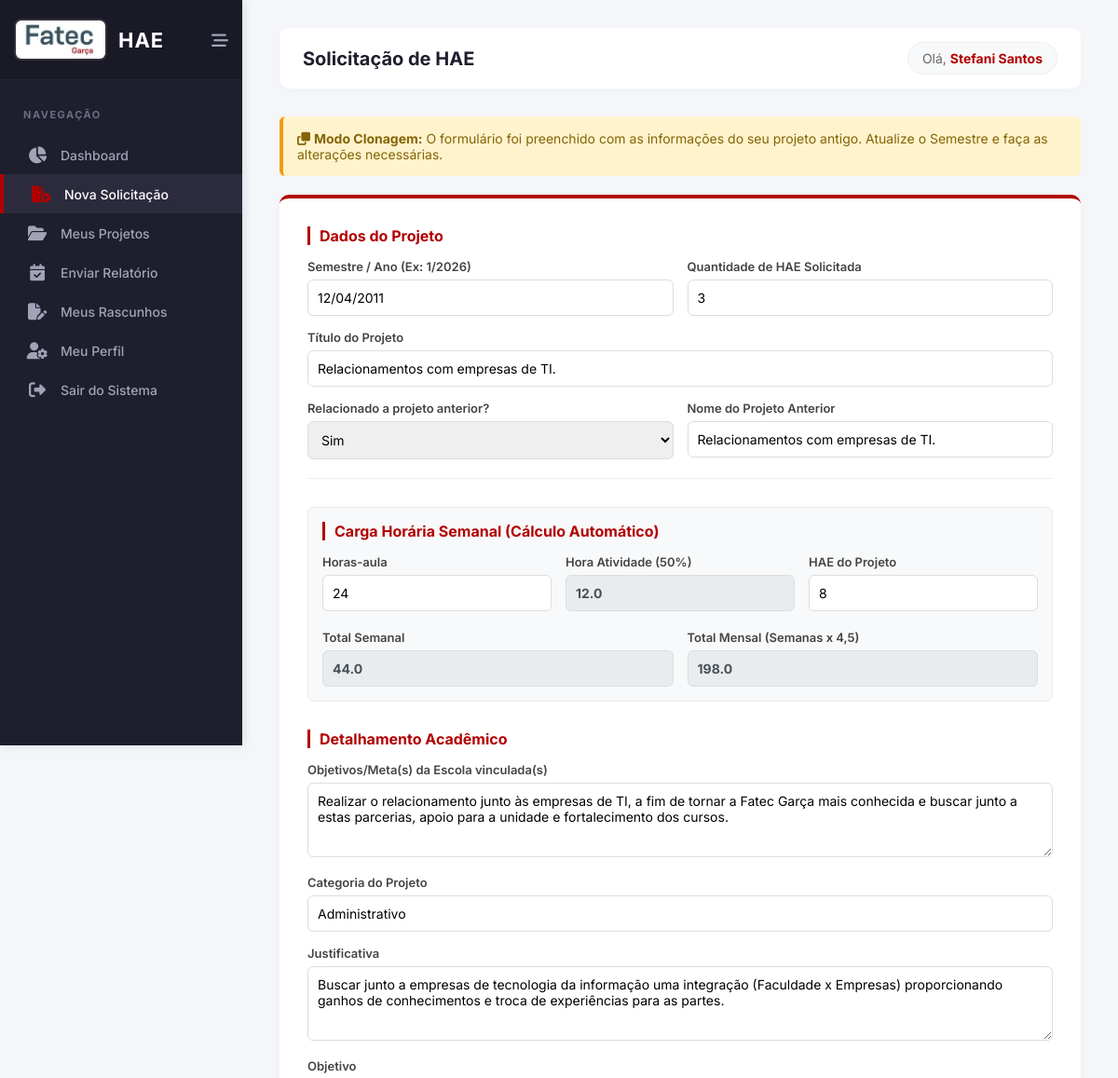
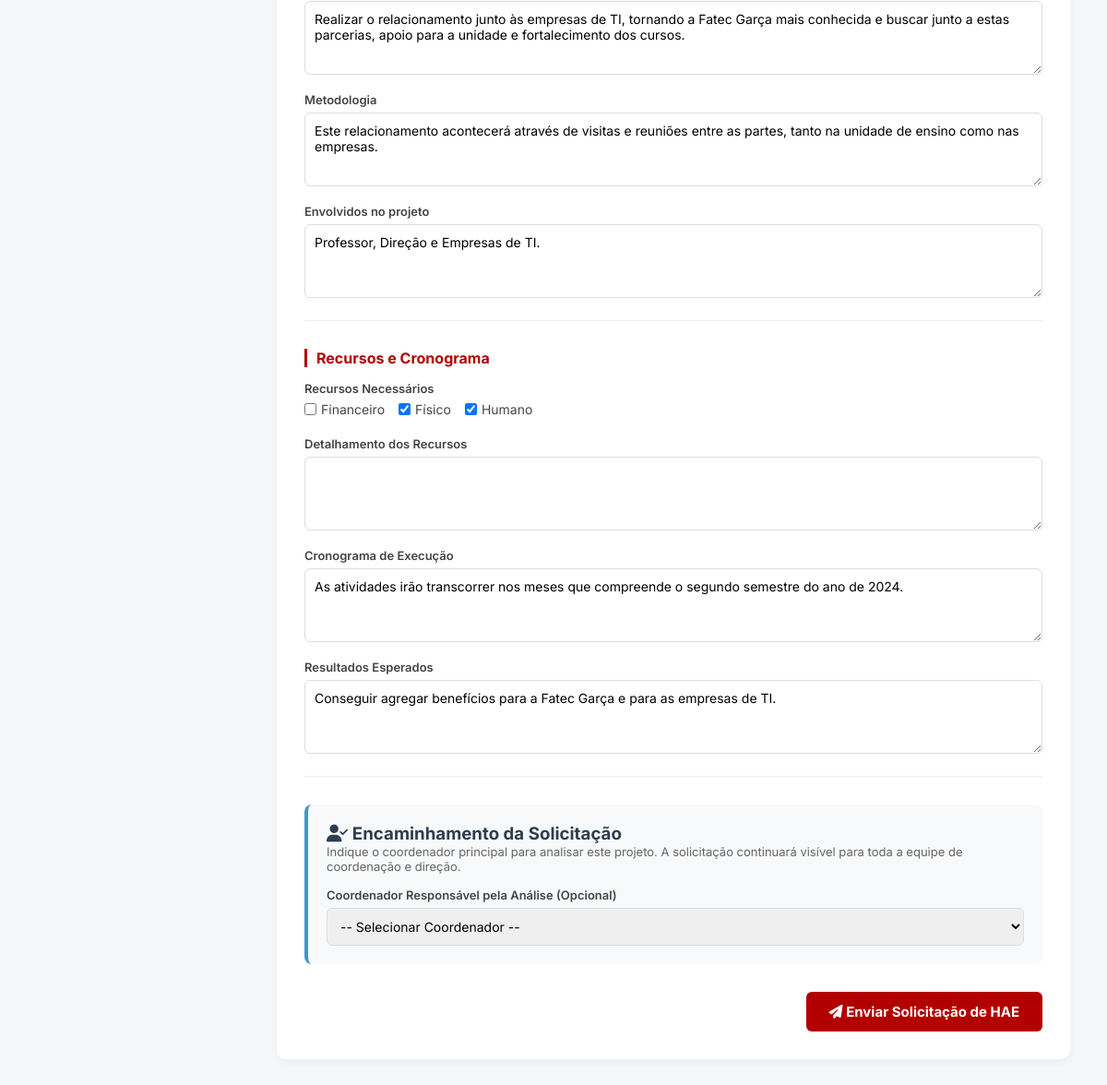
The app's page /nova_solicitacao.php?clone_id=1 (signed in) with its own data (2 pictures, top to bottom).
### tables this page shows
CREATE TABLE `solicitacoes_hae` (
  `id` int(11) NOT NULL,
  `professor_id` int(11) NOT NULL,
  `coordenador_alvo_id` int(11) DEFAULT NULL,
  `coordenador_indicado_id` int(11) DEFAULT NULL,
  `coordenador_id` int(11) DEFAULT NULL,
  `diretor_id` int(11) DEFAULT NULL,
  `parecer_coordenador` text DEFAULT NULL,
  `data_aprovacao_coordenador` date DEFAULT NULL,
  `data_parecer_coordenador` date DEFAULT NULL,
  `semestre` varchar(10) NOT NULL,
  `quantidade_horas` int(11) NOT NULL,
  `horas_aprovadas` int(11) DEFAULT NULL,
  `titulo_projeto` varchar(150) NOT NULL,
  `projeto_anterior` tinyint(1) DEFAULT 0,
  `nome_projeto_anterior` varchar(150) DEFAULT NULL,
  `objetivos_escola` text DEFAULT NULL,
  `horas_aula` int(11) NOT NULL,
  `horas_atividade` int(11) NOT NULL,
  `horas_especificas` int(11) NOT NULL,
  `total_semanal` int(11) NOT NULL,
  `total_mensal` int(11) NOT NULL,
  `categoria` varchar(255) NOT NULL,
  `justificativa` text NOT NULL,
  `objetivo` text NOT NULL,
  `metodologia` text NOT NULL,
  `envolvidos` text NOT NULL,
  `recursos_necessarios` set('Financeiro','Físico','Humano') NOT NULL,
  `detalhamento_recursos` text DEFAULT NULL,
  `cronograma` text NOT NULL,
  `resultados_esperados` text NOT NULL,
  `status_aprovacao` enum('Pendente','Aprovado','Rejeitado') DEFAULT 'Pendente',
  `status_coordenador` varchar(20) DEFAULT 'Pendente',
  `status_diretor` varchar(20) DEFAULT 'Pendente',
  `parecer_diretor` text DEFAULT NULL,
  `data_aprovacao_diretor` date DEFAULT NULL,
  `assinatura_coordenador` varchar(255) DEFAULT NULL,
  `assinatura_diretor` varchar(255) DEFAULT NULL,
  `data_criacao` timestamp NOT NULL DEFAULT current_timestamp()
);

### nova_solicitacao.php (the view, shortened to what this page needs)
<?php
require 'config/conexao.php';
$sucesso = "";
$stmt_assinatura = $pdo->prepare("SELECT assinatura_path FROM usuarios WHERE id = ?");
$stmt_assinatura->execute([$_SESSION['usuario_id']]);
$dados_usuario = $stmt_assinatura->fetch(PDO::FETCH_ASSOC);
$tem_assinatura = !empty($dados_usuario['assinatura_path']);
$clone_id = isset($_GET['clone_id']) ? (int) $_GET['clone_id'] : 0;
$edit_id = isset($_GET['edit_id']) ? (int) $_GET['edit_id'] : 0;
$registro_base = null;
$modo_edicao = false;
if ($clone_id > 0) {
    $stmt_base = $pdo->prepare("SELECT * FROM solicitacoes_hae WHERE id = ? AND professor_id = ?");
    $stmt_base->execute([$clone_id, $_SESSION['usuario_id']]);
    $registro_base = $stmt_base->fetch(PDO::FETCH_ASSOC);
}
$c_semestre = $registro_base['semestre'] ?? '';
$c_qtd_horas = $registro_base['quantidade_horas'] ?? '';
$c_titulo = $registro_base['titulo_projeto'] ?? '';
$c_proj_anterior = $registro_base ? 'Sim' : 'Não';
$c_nome_anterior = $registro_base ? $registro_base['titulo_projeto'] : '';
$c_obj_escola = $registro_base['objetivos_escola'] ?? '';
$c_horas_aula = $registro_base['horas_aula'] ?? '0';
$c_horas_esp = $registro_base['horas_especificas'] ?? '0';
$c_categoria = $registro_base['categoria'] ?? '';
$c_justificativa = $registro_base['justificativa'] ?? '';
$c_objetivo = $registro_base['objetivo'] ?? '';
$c_metodologia = $registro_base['metodologia'] ?? '';
$c_envolvidos = $registro_base['envolvidos'] ?? '';
$c_detalhamento = $registro_base['detalhamento_recursos'] ?? '';
$c_cronograma = $registro_base['cronograma'] ?? '';
$c_resultados = $registro_base['resultados_esperados'] ?? '';
$recursos_array = [];
if ($registro_base && !empty($registro_base['recursos_necessarios'])) {
    $recursos_array = array_map('trim', explode(',', $registro_base['recursos_necessarios']));
}
?>
<!DOCTYPE html>
<html lang="pt-BR">
<head>
    <link rel="stylesheet" href="assets/css/painel.css">
    <link rel="stylesheet" href="https://cdnjs.cloudflare.com/ajax/libs/font-awesome/6.4.0/css/all.min.css">
</head>
<body>
    <aside class="sidebar" id="sidebar">
        <div class="sidebar-header">
            <a href="painel.php" class="brand">
                <img src="img/cps_fatecgarca_logo.jfif" alt="Logo Fatec">
                <h2 class="brand-text">HAE</h2>
            </a>
            <button class="collapse-btn" id="collapse-btn" title="Minimizar Menu"><i class="fa-solid fa-bars-staggered"></i></button>
        </div>
        <nav class="menu">
            <div class="menu-title">Navegação</div>
            <ul>
                <li><a href="painel.php"><i class="fa-solid fa-chart-pie"></i> <span class="menu-text">Dashboard</span></a></li>
                <li><a href="nova_solicitacao.php" class="active"><i class="fa-solid fa-file-circle-plus"></i> <span class="menu-text">Nova Solicitação</span></a></li>
                <li><a href="meus_projetos.php"><i class="fa-solid fa-folder-open"></i> <span class="menu-text">Meus Projetos</span></a></li>
                <li><a href="enviar_relatorio.php"><i class="fa-solid fa-calendar-check"></i> <span class="menu-text">Enviar Relatório</span></a></li>
                <li><a href="meus_rascunhos.php"><i class="fa-solid fa-file-pen"></i> <span class="menu-text">Meus Rascunhos</span></a></li>
                <li><a href="perfil.php"><i class="fa-solid fa-user-gear"></i> <span class="menu-text">Meu Perfil</span></a></li>
                <li><a href="logout.php" class="logout-link"><i class="fa-solid fa-right-from-bracket"></i> <span class="menu-text">Sair do Sistema</span></a></li>
            </ul>
        </nav>
    </aside>
    <main class="main-content">
        <header class="header">
            <div class="header-top">
                <h1><?php echo $modo_edicao ? 'Edição de Projeto' : 'Solicitação de HAE'; ?></h1>
            </div>
            <div class="user-info">Olá, <strong><?php echo htmlspecialchars($_SESSION['usuario_nome']); ?></strong></div>
        </header>
        <?php if (!$tem_assinatura): ?>
            <div class="form-card" style="text-align: center; padding: 50px 20px;">
                <i class="fa-solid fa-file-signature" style="font-size: 60px; color: #e74c3c; margin-bottom: 20px;"></i>
                <h2 style="color: var(--fatec-red); margin-bottom: 15px;">Assinatura Digital Obrigatória</h2>
                <p style="color: #555; margin-bottom: 25px; font-size: 15px; line-height: 1.6; max-width: 550px; margin-left: auto; margin-right: auto;">
                    Para garantir a validade legal e institucional dos documentos gerados por este sistema, é <strong>obrigatório</strong> que você tenha uma assinatura digital registrada na sua conta antes de criar ou editar um projeto HAE.
                </p>
                <a href="perfil.php" style="background: var(--fatec-red); color: white; padding: 15px 30px; border-radius: 6px; text-decoration: none; font-weight: bold; display: inline-block; font-size: 15px; transition: 0.3s;">
                    <i class="fa-solid fa-arrow-up-right-from-square"></i> Cadastrar Assinatura no Meu Perfil
                </a>
            </div>
        <?php else: ?>
            <?php if ($modo_edicao && !$sucesso): ?>
                <div class="aviso-box aviso-edicao">
                    <i class="fa-solid fa-pen"></i> <strong>Modo Edição Ativo:</strong> Você está editando um projeto que ainda está pendente. Salve para atualizar o documento que será avaliado pela coordenação.
                </div>
            <?php elseif ($clone_id > 0 && !$sucesso): ?>
                <div class="aviso-box aviso-clone">
                    <i class="fa-solid fa-clone"></i> <strong>Modo Clonagem:</strong> O formulário foi preenchido com as informações do seu projeto antigo. Atualize o Semestre e faça as alterações necessárias.
                </div>
            <?php endif; ?>
            <div class="form-card">
                <form method="POST">
                    <div class="form-section">
                        <h3>Dados do Projeto</h3>
                        <div class="grid-2">
                            <div><label>Semestre / Ano (Ex: 1/2026)</label><input type="text" name="semestre" value="<?php echo htmlspecialchars($c_semestre); ?>" required placeholder="Ex: 1/2026"></div>
                            <div><label>Quantidade de HAE Solicitada</label><input type="number" name="quantidade_horas" value="<?php echo htmlspecialchars($c_qtd_horas); ?>" required min="1"></div>
                            <div class="full-width"><label>Título do Projeto</label><input type="text" name="titulo_projeto" value="<?php echo htmlspecialchars($c_titulo); ?>" required></div>
                            <div>
                                <label>Relacionado a projeto anterior?</label>
                                <select name="projeto_anterior" id="projeto_anterior" onchange="toggleProjetoAnterior()" required>
                                    <option value="Sim" <?php echo $c_proj_anterior == 'Sim' ? 'selected' : ''; ?>>Sim</option>
                                </select>
                            </div>
                            <div id="div_nome_anterior" style="display: <?php echo $c_proj_anterior == 'Sim' ? 'block' : 'none'; ?>;">
                                <label>Nome do Projeto Anterior</label>
                                <input type="text" name="nome_projeto_anterior" id="nome_projeto_anterior" value="<?php echo htmlspecialchars($c_nome_anterior); ?>">
                            </div>
                        </div>
                    </div>
                    <div class="form-section calc-box">
                        <h3>Carga Horária Semanal (Cálculo Automático)</h3>
                        <div class="grid-3">
                            <div><label>Horas-aula</label><input type="number" name="horas_aula" id="horas_aula" value="<?php echo $c_horas_aula; ?>" min="0" onfocus="if(this.value=='0') this.value='';" onblur="if(this.value=='') this.value='0'; calcularHoras();" oninput="calcularHoras()"></div>
                            <div><label>Hora Atividade (50%)</label><input type="number" name="horas_atividade" id="horas_atividade" value="0" readonly></div>
                            <div><label>HAE do Projeto</label><input type="number" name="horas_especificas" id="horas_especificas" value="<?php echo $c_horas_esp; ?>" min="0" onfocus="if(this.value=='0') this.value='';" onblur="if(this.value=='') this.value='0'; calcularHoras();" oninput="calcularHoras()"></div>
                        </div>
                        <br>
                        <div class="grid-2">
                            <div><label>Total Semanal</label><input type="number" name="total_semanal" id="total_semanal" value="0" readonly></div>
                            <div>
                                <label>Total Mensal (Semanas x 4,5)</label>
                                <input type="number" name="total_mensal" id="total_mensal" value="0" readonly>
                            </div>
                        </div>
                    </div>
                    <div class="form-section">
                        <h3>Detalhamento Acadêmico</h3>
                        <div class="grid-2">
                            <div class="full-width"><label>Objetivos/Meta(s) da Escola vinculada(s)</label><textarea name="objetivos_escola" required><?php echo htmlspecialchars($c_obj_escola); ?></textarea></div>
                            <div class="full-width">
                                <label>Categoria do Projeto</label>
                                <div class="dropdown-container">
                                    <input type="text" name="categoria" id="categoria" autocomplete="off" value="<?php echo htmlspecialchars($c_categoria); ?>" required placeholder="Selecione na lista ou digite uma nova categoria para salvar...">
                                </div>
                            </div>
                            <div class="full-width"><label>Justificativa</label><textarea name="justificativa" required><?php echo htmlspecialchars($c_justificativa); ?></textarea></div>
                            <div class="full-width"><label>Objetivo</label><textarea name="objetivo" required><?php echo htmlspecialchars($c_objetivo); ?></textarea></div>
                            <div class="full-width"><label>Metodologia</label><textarea name="metodologia" required><?php echo htmlspecialchars($c_metodologia); ?></textarea></div>
                            <div class="full-width"><label>Envolvidos no projeto</label><textarea name="envolvidos" required><?php echo htmlspecialchars($c_envolvidos); ?></textarea></div>
                        </div>
                    </div>
                    <div class="form-section">
                        <h3>Recursos e Cronograma</h3>
                        <div class="full-width" style="margin-bottom: 15px;">
                            <label>Recursos Necessários</label>
                            <div class="checkbox-group">
                                <label><input type="checkbox" name="recursos[]" value="Financeiro" <?php echo in_array('Financeiro', $recursos_array) ? 'checked' : ''; ?>> Financeiro</label>
                                <label><input type="checkbox" name="recursos[]" value="Físico" <?php echo in_array('Físico', $recursos_array) ? 'checked' : ''; ?>> Físico</label>
                                <label><input type="checkbox" name="recursos[]" value="Humano" <?php echo in_array('Humano', $recursos_array) ? 'checked' : ''; ?>> Humano</label>
                            </div>
                        </div>
                        <div class="grid-2">
                            <div class="full-width"><label>Detalhamento dos Recursos</label><textarea name="detalhamento_recursos"><?php echo htmlspecialchars($c_detalhamento); ?></textarea></div>
                            <div class="full-width"><label>Cronograma de Execução</label><textarea name="cronograma" required placeholder="Ex: Março a Julho de 2026"><?php echo htmlspecialchars($c_cronograma); ?></textarea></div>
                            <div class="full-width"><label>Resultados Esperados</label><textarea name="resultados_esperados" required><?php echo htmlspecialchars($c_resultados); ?></textarea></div>
                        </div>
                    </div>
                    <div class="box-encaminhamento">
                        <h3><i class="fa-solid fa-user-check"></i> Encaminhamento da Solicitação</h3>
                        <p>Indique o coordenador principal para analisar este projeto. A solicitação continuará visível para toda a equipe de coordenação e direção.</p>
                        <div class="grid-2">
                            <div class="full-width">
                                <label>Coordenador Responsável pela Análise (Opcional)</label>
                                <select name="coordenador_alvo_id">
                                    <option value="">-- Selecionar Coordenador --</option>
                                </select>
                            </div>
                        </div>
                    </div>
                    <div style="overflow: hidden; margin-top: 20px;">
                        <button type="submit" class="btn-submit" id="btn_submit">
                            <i class="fa-solid <?php echo $modo_edicao ? 'fa-floppy-disk' : 'fa-paper-plane'; ?>"></i>
                            <?php echo $modo_edicao ? 'Salvar Alterações do Projeto' : 'Enviar Solicitação de HAE'; ?>
                        </button>
                    </div>
                </form>
            </div>
        <?php endif; ?>
    </main>
</body>
</html>

### records on screen
solicitacoes_hae: semestre "12/04/2011", quantidade_horas "3", titulo_projeto "Relacionamentos com empresas de TI.", nome_projeto_anterior "Relacionamentos com empresas de TI.", horas_aula "24", horas_especificas "8", objetivos_escola "Realizar o relacionamento junto às empresas de TI, a fim de tornar a Fatec Garça mais conhecida e buscar junto a estas parcerias, apoio para a unidade e fortalecimento dos cursos.", categoria "Administrativo", justificativa "Buscar junto a empresas de tecnologia da informação uma integração (Faculdade x Empresas) proporcionando ganhos de conhecimentos e troca de experiências para as partes.", objetivo "Realizar o relacionamento junto às empresas de TI, tornando a Fatec Garça mais conhecida e buscar junto a estas parcerias, apoio para a unidade e fortalecimento dos cursos.", metodologia "Este relacionamento acontecerá através de visitas e reuniões entre as partes, tanto na unidade de ensino como nas empresas.", envolvidos "Professor, Direção e Empresas de TI.", recursos_necessarios "☑", cronograma "As atividades irão transcorrer nos meses que compreende o segundo semestre do ano de 2024.", resultados_esperados "Conseguir agregar benefícios para a Fatec Garça e para as empresas de TI."

### other values on screen
$_SESSION['usuario_nome'] "Stefani Santos"
